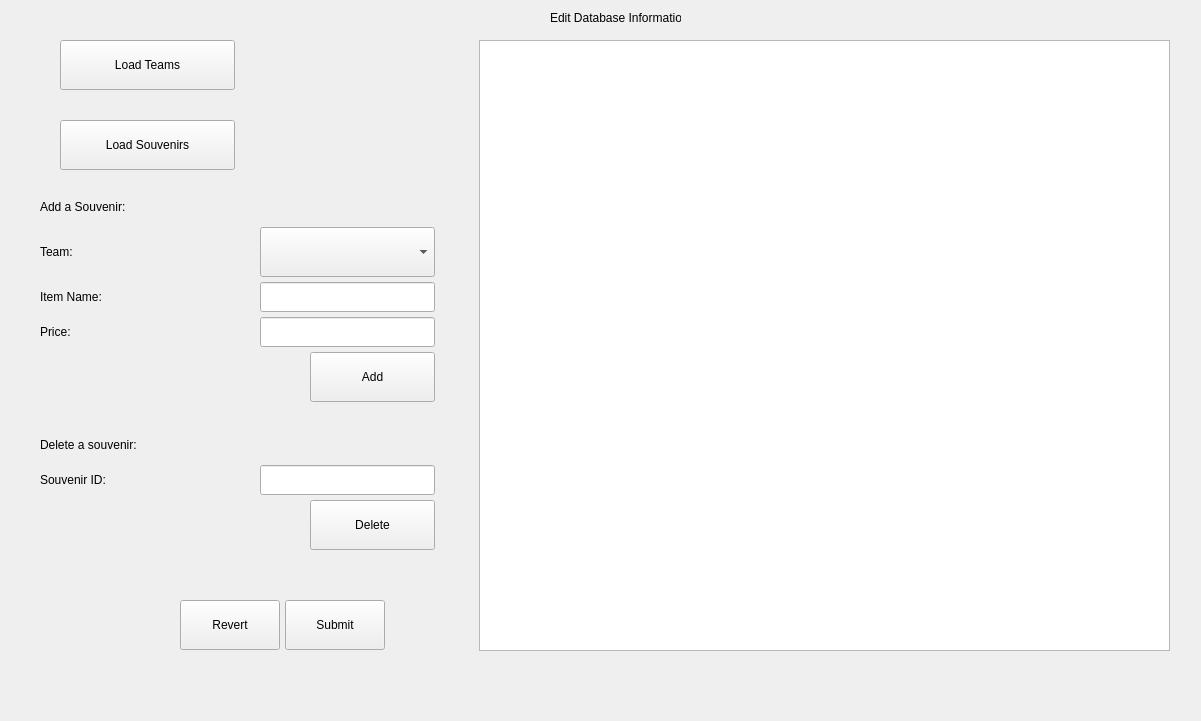
<?xml version="1.0" encoding="UTF-8"?>
<ui version="4.0">
 <class>EditWindow</class>
 <widget class="QWidget" name="EditWindow">
  <property name="geometry">
   <rect>
    <x>0</x>
    <y>0</y>
    <width>1201</width>
    <height>721</height>
   </rect>
  </property>
  <property name="minimumSize">
   <size>
    <width>1201</width>
    <height>721</height>
   </size>
  </property>
  <property name="maximumSize">
   <size>
    <width>1201</width>
    <height>721</height>
   </size>
  </property>
  <property name="windowTitle">
   <string>Form</string>
  </property>
  <widget class="QLabel" name="label">
   <property name="geometry">
    <rect>
     <x>550</x>
     <y>10</y>
     <width>131</width>
     <height>16</height>
    </rect>
   </property>
   <property name="text">
    <string>Edit Database Information</string>
   </property>
  </widget>
  <widget class="QTableView" name="databaseView">
   <property name="geometry">
    <rect>
     <x>479</x>
     <y>40</y>
     <width>691</width>
     <height>611</height>
    </rect>
   </property>
   <property name="minimumSize">
    <size>
     <width>600</width>
     <height>0</height>
    </size>
   </property>
   <property name="font">
    <font>
     <pointsize>12</pointsize>
     <weight>75</weight>
     <bold>true</bold>
    </font>
   </property>
   <property name="sizeAdjustPolicy">
    <enum>QAbstractScrollArea::AdjustToContents</enum>
   </property>
   <property name="alternatingRowColors">
    <bool>true</bool>
   </property>
   <attribute name="horizontalHeaderCascadingSectionResizes">
    <bool>true</bool>
   </attribute>
   <attribute name="horizontalHeaderMinimumSectionSize">
    <number>55</number>
   </attribute>
   <attribute name="horizontalHeaderDefaultSectionSize">
    <number>150</number>
   </attribute>
   <attribute name="horizontalHeaderStretchLastSection">
    <bool>true</bool>
   </attribute>
   <attribute name="verticalHeaderVisible">
    <bool>false</bool>
   </attribute>
  </widget>
  <widget class="QPushButton" name="loadTeams">
   <property name="geometry">
    <rect>
     <x>60</x>
     <y>40</y>
     <width>175</width>
     <height>50</height>
    </rect>
   </property>
   <property name="minimumSize">
    <size>
     <width>150</width>
     <height>50</height>
    </size>
   </property>
   <property name="maximumSize">
    <size>
     <width>175</width>
     <height>16777215</height>
    </size>
   </property>
   <property name="text">
    <string>Load Teams</string>
   </property>
  </widget>
  <widget class="QPushButton" name="loadSouvenirs">
   <property name="geometry">
    <rect>
     <x>60</x>
     <y>120</y>
     <width>175</width>
     <height>50</height>
    </rect>
   </property>
   <property name="minimumSize">
    <size>
     <width>150</width>
     <height>50</height>
    </size>
   </property>
   <property name="maximumSize">
    <size>
     <width>175</width>
     <height>16777215</height>
    </size>
   </property>
   <property name="text">
    <string>Load Souvenirs</string>
   </property>
  </widget>
  <widget class="QLabel" name="deleteLabel">
   <property name="geometry">
    <rect>
     <x>40</x>
     <y>430</y>
     <width>200</width>
     <height>30</height>
    </rect>
   </property>
   <property name="minimumSize">
    <size>
     <width>200</width>
     <height>30</height>
    </size>
   </property>
   <property name="maximumSize">
    <size>
     <width>225</width>
     <height>16777215</height>
    </size>
   </property>
   <property name="text">
    <string>Delete a souvenir:</string>
   </property>
  </widget>
  <widget class="QLabel" name="addLabel1">
   <property name="geometry">
    <rect>
     <x>40</x>
     <y>192</y>
     <width>175</width>
     <height>30</height>
    </rect>
   </property>
   <property name="minimumSize">
    <size>
     <width>150</width>
     <height>30</height>
    </size>
   </property>
   <property name="maximumSize">
    <size>
     <width>175</width>
     <height>16777215</height>
    </size>
   </property>
   <property name="text">
    <string>Add a Souvenir:</string>
   </property>
  </widget>
  <widget class="QLabel" name="addLabel2">
   <property name="geometry">
    <rect>
     <x>40</x>
     <y>227</y>
     <width>100</width>
     <height>50</height>
    </rect>
   </property>
   <property name="minimumSize">
    <size>
     <width>75</width>
     <height>0</height>
    </size>
   </property>
   <property name="maximumSize">
    <size>
     <width>100</width>
     <height>16777215</height>
    </size>
   </property>
   <property name="text">
    <string>Team:</string>
   </property>
  </widget>
  <widget class="QLineEdit" name="priceLineEdit">
   <property name="geometry">
    <rect>
     <x>260</x>
     <y>317</y>
     <width>175</width>
     <height>30</height>
    </rect>
   </property>
   <property name="minimumSize">
    <size>
     <width>150</width>
     <height>30</height>
    </size>
   </property>
   <property name="maximumSize">
    <size>
     <width>175</width>
     <height>16777215</height>
    </size>
   </property>
  </widget>
  <widget class="QPushButton" name="submitButton">
   <property name="geometry">
    <rect>
     <x>285</x>
     <y>600</y>
     <width>100</width>
     <height>50</height>
    </rect>
   </property>
   <property name="minimumSize">
    <size>
     <width>100</width>
     <height>50</height>
    </size>
   </property>
   <property name="maximumSize">
    <size>
     <width>125</width>
     <height>16777215</height>
    </size>
   </property>
   <property name="text">
    <string>Submit</string>
   </property>
  </widget>
  <widget class="QPushButton" name="revertButton">
   <property name="geometry">
    <rect>
     <x>180</x>
     <y>600</y>
     <width>100</width>
     <height>50</height>
    </rect>
   </property>
   <property name="minimumSize">
    <size>
     <width>100</width>
     <height>50</height>
    </size>
   </property>
   <property name="maximumSize">
    <size>
     <width>125</width>
     <height>16777215</height>
    </size>
   </property>
   <property name="text">
    <string>Revert</string>
   </property>
  </widget>
  <widget class="QLabel" name="addLabel3">
   <property name="geometry">
    <rect>
     <x>40</x>
     <y>282</y>
     <width>150</width>
     <height>30</height>
    </rect>
   </property>
   <property name="minimumSize">
    <size>
     <width>125</width>
     <height>30</height>
    </size>
   </property>
   <property name="maximumSize">
    <size>
     <width>150</width>
     <height>16777215</height>
    </size>
   </property>
   <property name="text">
    <string>Item Name:</string>
   </property>
  </widget>
  <widget class="QLineEdit" name="deleteLineEdit">
   <property name="geometry">
    <rect>
     <x>260</x>
     <y>465</y>
     <width>175</width>
     <height>30</height>
    </rect>
   </property>
   <property name="minimumSize">
    <size>
     <width>150</width>
     <height>30</height>
    </size>
   </property>
   <property name="maximumSize">
    <size>
     <width>175</width>
     <height>16777215</height>
    </size>
   </property>
  </widget>
  <widget class="QComboBox" name="teamComboBox">
   <property name="geometry">
    <rect>
     <x>260</x>
     <y>227</y>
     <width>175</width>
     <height>50</height>
    </rect>
   </property>
   <property name="minimumSize">
    <size>
     <width>150</width>
     <height>50</height>
    </size>
   </property>
   <property name="maximumSize">
    <size>
     <width>175</width>
     <height>16777215</height>
    </size>
   </property>
   <property name="layoutDirection">
    <enum>Qt::LeftToRight</enum>
   </property>
  </widget>
  <widget class="QLabel" name="addLabel4">
   <property name="geometry">
    <rect>
     <x>40</x>
     <y>317</y>
     <width>100</width>
     <height>30</height>
    </rect>
   </property>
   <property name="minimumSize">
    <size>
     <width>75</width>
     <height>30</height>
    </size>
   </property>
   <property name="maximumSize">
    <size>
     <width>100</width>
     <height>16777215</height>
    </size>
   </property>
   <property name="text">
    <string>Price:</string>
   </property>
  </widget>
  <widget class="QLineEdit" name="souvenirLineEdit">
   <property name="geometry">
    <rect>
     <x>260</x>
     <y>282</y>
     <width>175</width>
     <height>30</height>
    </rect>
   </property>
   <property name="minimumSize">
    <size>
     <width>150</width>
     <height>30</height>
    </size>
   </property>
   <property name="maximumSize">
    <size>
     <width>175</width>
     <height>16777215</height>
    </size>
   </property>
  </widget>
  <widget class="QLabel" name="deleteLabel2">
   <property name="geometry">
    <rect>
     <x>40</x>
     <y>465</y>
     <width>125</width>
     <height>30</height>
    </rect>
   </property>
   <property name="minimumSize">
    <size>
     <width>100</width>
     <height>0</height>
    </size>
   </property>
   <property name="maximumSize">
    <size>
     <width>125</width>
     <height>16777215</height>
    </size>
   </property>
   <property name="text">
    <string>Souvenir ID:</string>
   </property>
  </widget>
  <widget class="QPushButton" name="addSouvenirButton">
   <property name="geometry">
    <rect>
     <x>310</x>
     <y>352</y>
     <width>125</width>
     <height>50</height>
    </rect>
   </property>
   <property name="minimumSize">
    <size>
     <width>100</width>
     <height>50</height>
    </size>
   </property>
   <property name="maximumSize">
    <size>
     <width>125</width>
     <height>16777215</height>
    </size>
   </property>
   <property name="layoutDirection">
    <enum>Qt::RightToLeft</enum>
   </property>
   <property name="text">
    <string>Add</string>
   </property>
  </widget>
  <widget class="QPushButton" name="deleteSouvenirItem">
   <property name="geometry">
    <rect>
     <x>310</x>
     <y>500</y>
     <width>125</width>
     <height>50</height>
    </rect>
   </property>
   <property name="minimumSize">
    <size>
     <width>100</width>
     <height>50</height>
    </size>
   </property>
   <property name="maximumSize">
    <size>
     <width>125</width>
     <height>16777215</height>
    </size>
   </property>
   <property name="layoutDirection">
    <enum>Qt::RightToLeft</enum>
   </property>
   <property name="text">
    <string>Delete</string>
   </property>
  </widget>
 </widget>
 <resources/>
 <connections/>
</ui>
